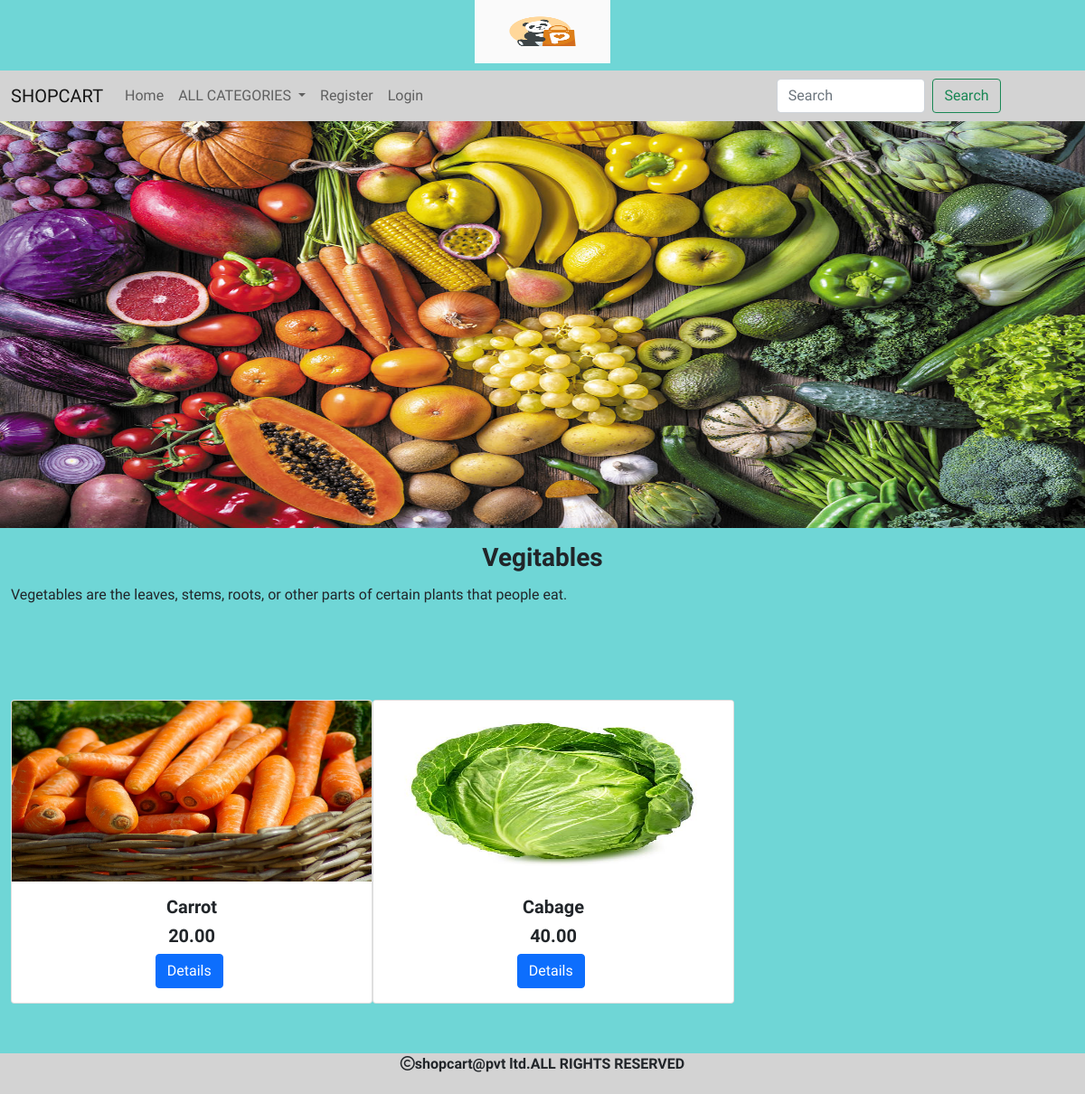
/allpord/Vegitables, run on the app's committed database.
### shop/models.py (models this page shows, shortened)
class Category(models.Model):
    name=models.CharField(max_length=20)
    desc=models.TextField()
    image=models.ImageField(upload_to="category",null=True,blank=True)

class Product(models.Model):
    name=models.CharField(max_length=20)
    desc=models.TextField()
    image=models.ImageField(upload_to="product",null=True,blank=True)
    price=models.DecimalField(max_digits=10,decimal_places=2)
    stock=models.IntegerField()
    available=models.BooleanField(default=True)
    created=models.DateTimeField(auto_now_add=True)
    updated=models.DateTimeField(auto_now=True)
    category = models.ForeignKey(Category, on_delete=models.CASCADE)

### shop/views.py (the view)
# urls.py: path('allpord/<p>',views.allproducts,name="allprod"),
def allproducts(request,p):
    c=Category.objects.get(name=p)
    p = Product.objects.filter(category=c)
    return render(request,'product.html',{'c':c,'p':p})

### cart/context_processors.py (called while the page is built)
def total_count(request):
    item_count=0
    u=request.user
    try:
        cart=Cart.objects.filter(user=u)
        for i in  cart:
            item_count+=i.quantity
    except:
        item_count=0
    return{'count':item_count}

### shop/context_processors.py (called while the page is built)
def menu_links(request):
    c=Category.objects.all()
    return{'links':c}

### templates/product.html
{% extends 'base.html' %}
{% load static %}
{% block content %}
<div>
    <img src="{{c.image.url}}" height="450px" width="100%">
</div>
<div class="container-fluid mt-3" style="margin-bottom:100px;">
    <h3 class="text-center fw-bold">{{c.name}}</h3>
    <p style="text-align:justify;line-height:2;">{{c.desc}}</p>
</div>
<div class="container-fluid" style="margin-bottom:100px;">
    <div class="row">
        {% for i in p %}
        <div class="col-sm-4">
            <div class="card" style="width: 25rem;">
  <img src="{{i.image.url}}" height="200px",width="100%" class="card-img-top">
  <div class="card-body">
    <h5 class="card-title text-center fw-bold">{{i.name}}</h5>
    <h5 class="card-title text-center fw-bold">{{i.price}}</h5>
    <a href="{% url 'shop:details' i.name %}" class="btn btn-primary" style="position:relative;left:39%;">Details</a>
  </div>
</div>
        </div>
        {% endfor %}
    </div>
</div>
{% endblock %}

### static/css/style.css (style rules this page uses)
body { background-color:#6fd6d6; font-family: 'Hind', sans-serif; font-weight:300px; font-style:normal; }

### data on the page
Category: image (picture), name "Vegitables", desc "Vegetables are the leaves, stems, roots, or other parts of certain plants that people eat."
Product: image (picture), name "Carrot", price "20.00"
Product: image (picture), name "Cabage", price "40.00"
